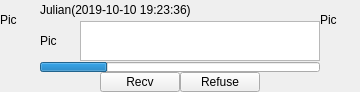
<?xml version="1.0" encoding="UTF-8"?>
<ui version="4.0">
 <class>FileMessage</class>
 <widget class="QWidget" name="FileMessage">
  <property name="geometry">
   <rect>
    <x>0</x>
    <y>0</y>
    <width>360</width>
    <height>92</height>
   </rect>
  </property>
  <property name="windowTitle">
   <string>Form</string>
  </property>
  <layout class="QGridLayout" name="gridLayout">
   <property name="leftMargin">
    <number>0</number>
   </property>
   <property name="topMargin">
    <number>0</number>
   </property>
   <property name="rightMargin">
    <number>0</number>
   </property>
   <property name="bottomMargin">
    <number>0</number>
   </property>
   <property name="spacing">
    <number>0</number>
   </property>
   <item row="0" column="0" rowspan="2">
    <widget class="QLabel" name="label">
     <property name="minimumSize">
      <size>
       <width>40</width>
       <height>40</height>
      </size>
     </property>
     <property name="maximumSize">
      <size>
       <width>40</width>
       <height>40</height>
      </size>
     </property>
     <property name="text">
      <string>Pic</string>
     </property>
    </widget>
   </item>
   <item row="0" column="1" colspan="3">
    <widget class="QLabel" name="label_5">
     <property name="maximumSize">
      <size>
       <width>16777215</width>
       <height>20</height>
      </size>
     </property>
     <property name="text">
      <string>Julian(2019-10-10 19:23:36)</string>
     </property>
    </widget>
   </item>
   <item row="0" column="5" rowspan="2">
    <widget class="QLabel" name="label_2">
     <property name="minimumSize">
      <size>
       <width>40</width>
       <height>40</height>
      </size>
     </property>
     <property name="maximumSize">
      <size>
       <width>40</width>
       <height>40</height>
      </size>
     </property>
     <property name="text">
      <string>Pic</string>
     </property>
    </widget>
   </item>
   <item row="1" column="1" rowspan="2" colspan="4">
    <layout class="QHBoxLayout" name="horizontalLayout">
     <item>
      <widget class="QLabel" name="label_3">
       <property name="minimumSize">
        <size>
         <width>40</width>
         <height>40</height>
        </size>
       </property>
       <property name="maximumSize">
        <size>
         <width>40</width>
         <height>40</height>
        </size>
       </property>
       <property name="text">
        <string>Pic</string>
       </property>
      </widget>
     </item>
     <item>
      <widget class="QTextBrowser" name="textBrowser">
       <property name="maximumSize">
        <size>
         <width>16777215</width>
         <height>40</height>
        </size>
       </property>
      </widget>
     </item>
    </layout>
   </item>
   <item row="2" column="0" rowspan="3">
    <spacer name="verticalSpacer">
     <property name="orientation">
      <enum>Qt::Vertical</enum>
     </property>
     <property name="sizeHint" stdset="0">
      <size>
       <width>20</width>
       <height>48</height>
      </size>
     </property>
    </spacer>
   </item>
   <item row="2" column="5" rowspan="3">
    <spacer name="verticalSpacer_2">
     <property name="orientation">
      <enum>Qt::Vertical</enum>
     </property>
     <property name="sizeHint" stdset="0">
      <size>
       <width>20</width>
       <height>48</height>
      </size>
     </property>
    </spacer>
   </item>
   <item row="3" column="1" colspan="4">
    <widget class="QProgressBar" name="progressBar">
     <property name="maximumSize">
      <size>
       <width>16777215</width>
       <height>10</height>
      </size>
     </property>
     <property name="value">
      <number>24</number>
     </property>
     <property name="textVisible">
      <bool>false</bool>
     </property>
    </widget>
   </item>
   <item row="4" column="1">
    <spacer name="horizontalSpacer">
     <property name="orientation">
      <enum>Qt::Horizontal</enum>
     </property>
     <property name="sizeHint" stdset="0">
      <size>
       <width>40</width>
       <height>20</height>
      </size>
     </property>
    </spacer>
   </item>
   <item row="4" column="2">
    <widget class="QPushButton" name="pushButton">
     <property name="minimumSize">
      <size>
       <width>0</width>
       <height>20</height>
      </size>
     </property>
     <property name="maximumSize">
      <size>
       <width>16777215</width>
       <height>20</height>
      </size>
     </property>
     <property name="text">
      <string>Recv</string>
     </property>
    </widget>
   </item>
   <item row="4" column="3">
    <widget class="QPushButton" name="pushButton_2">
     <property name="minimumSize">
      <size>
       <width>0</width>
       <height>20</height>
      </size>
     </property>
     <property name="maximumSize">
      <size>
       <width>16777215</width>
       <height>20</height>
      </size>
     </property>
     <property name="text">
      <string>Refuse</string>
     </property>
    </widget>
   </item>
   <item row="4" column="4">
    <spacer name="horizontalSpacer_2">
     <property name="orientation">
      <enum>Qt::Horizontal</enum>
     </property>
     <property name="sizeHint" stdset="0">
      <size>
       <width>40</width>
       <height>20</height>
      </size>
     </property>
    </spacer>
   </item>
  </layout>
 </widget>
 <resources/>
 <connections/>
</ui>
